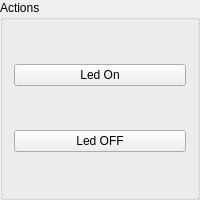
<?xml version="1.0" encoding="UTF-8"?>
<ui version="4.0">
 <class>PanelAction</class>
 <widget class="QGroupBox" name="PanelAction">
  <property name="geometry">
   <rect>
    <x>0</x>
    <y>0</y>
    <width>200</width>
    <height>200</height>
   </rect>
  </property>
  <property name="windowTitle">
   <string>GroupBox</string>
  </property>
  <property name="title">
   <string>Actions</string>
  </property>
  <layout class="QVBoxLayout" name="verticalLayout" stretch="0,0">
   <property name="spacing">
    <number>2</number>
   </property>
   <property name="topMargin">
    <number>2</number>
   </property>
   <property name="bottomMargin">
    <number>2</number>
   </property>
   <item>
    <widget class="QPushButton" name="pushButtonActionLedOn">
     <property name="text">
      <string>Led On</string>
     </property>
    </widget>
   </item>
   <item>
    <widget class="QPushButton" name="pushButtonActionLedOff">
     <property name="text">
      <string>Led OFF</string>
     </property>
    </widget>
   </item>
  </layout>
 </widget>
 <resources/>
 <connections/>
</ui>
